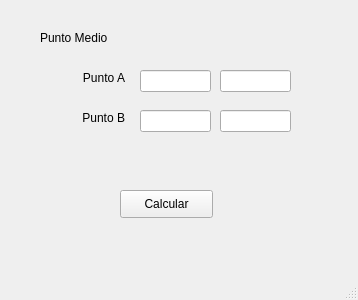
<?xml version="1.0" encoding="UTF-8"?>
<ui version="4.0">
 <class>MainWindow</class>
 <widget class="QMainWindow" name="MainWindow">
  <property name="geometry">
   <rect>
    <x>0</x>
    <y>0</y>
    <width>358</width>
    <height>300</height>
   </rect>
  </property>
  <property name="windowTitle">
   <string>MainWindow</string>
  </property>
  <widget class="QWidget" name="centralwidget">
   <widget class="QLabel" name="label">
    <property name="geometry">
     <rect>
      <x>40</x>
      <y>30</y>
      <width>231</width>
      <height>16</height>
     </rect>
    </property>
    <property name="text">
     <string>Punto Medio</string>
    </property>
   </widget>
   <widget class="QLabel" name="label_2">
    <property name="geometry">
     <rect>
      <x>70</x>
      <y>70</y>
      <width>55</width>
      <height>16</height>
     </rect>
    </property>
    <property name="text">
     <string>Punto A</string>
    </property>
    <property name="alignment">
     <set>Qt::AlignRight|Qt::AlignTrailing|Qt::AlignVCenter</set>
    </property>
   </widget>
   <widget class="QLineEdit" name="txt_x1">
    <property name="geometry">
     <rect>
      <x>140</x>
      <y>70</y>
      <width>71</width>
      <height>22</height>
     </rect>
    </property>
   </widget>
   <widget class="QLineEdit" name="txt_y1">
    <property name="geometry">
     <rect>
      <x>220</x>
      <y>70</y>
      <width>71</width>
      <height>22</height>
     </rect>
    </property>
   </widget>
   <widget class="QLabel" name="label_3">
    <property name="geometry">
     <rect>
      <x>70</x>
      <y>110</y>
      <width>55</width>
      <height>16</height>
     </rect>
    </property>
    <property name="text">
     <string>Punto B</string>
    </property>
    <property name="alignment">
     <set>Qt::AlignRight|Qt::AlignTrailing|Qt::AlignVCenter</set>
    </property>
   </widget>
   <widget class="QLineEdit" name="txt_x2">
    <property name="geometry">
     <rect>
      <x>140</x>
      <y>110</y>
      <width>71</width>
      <height>22</height>
     </rect>
    </property>
   </widget>
   <widget class="QLineEdit" name="txt_y2">
    <property name="geometry">
     <rect>
      <x>220</x>
      <y>110</y>
      <width>71</width>
      <height>22</height>
     </rect>
    </property>
   </widget>
   <widget class="QLabel" name="label_resultado">
    <property name="geometry">
     <rect>
      <x>90</x>
      <y>150</y>
      <width>171</width>
      <height>16</height>
     </rect>
    </property>
    <property name="text">
     <string/>
    </property>
    <property name="alignment">
     <set>Qt::AlignCenter</set>
    </property>
   </widget>
   <widget class="QPushButton" name="btn_calcular">
    <property name="geometry">
     <rect>
      <x>120</x>
      <y>190</y>
      <width>93</width>
      <height>28</height>
     </rect>
    </property>
    <property name="text">
     <string>Calcular</string>
    </property>
   </widget>
  </widget>
  <widget class="QMenuBar" name="menubar">
   <property name="geometry">
    <rect>
     <x>0</x>
     <y>0</y>
     <width>358</width>
     <height>26</height>
    </rect>
   </property>
  </widget>
  <widget class="QStatusBar" name="statusbar"/>
 </widget>
 <resources/>
 <connections/>
</ui>
